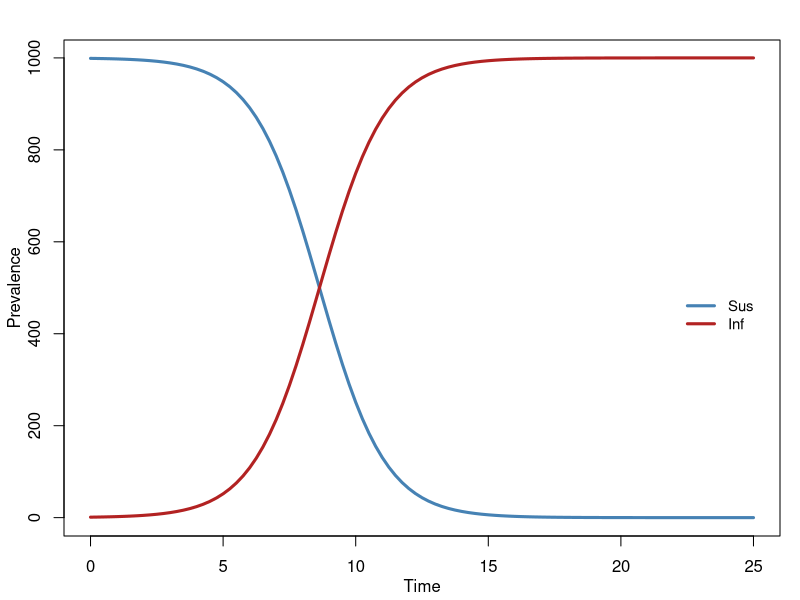
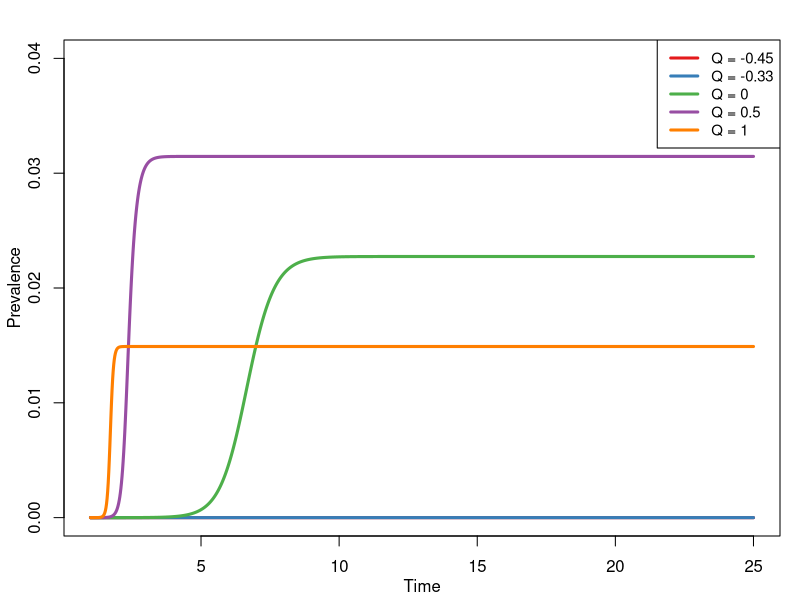
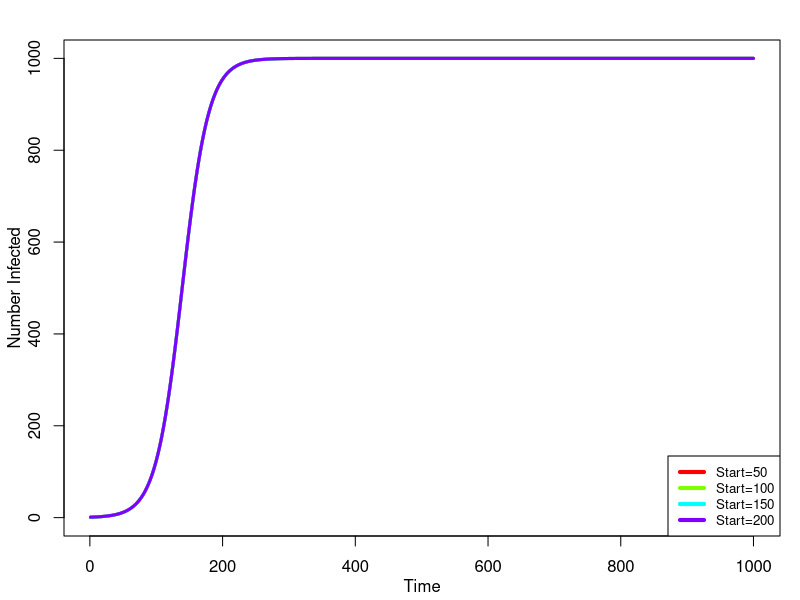
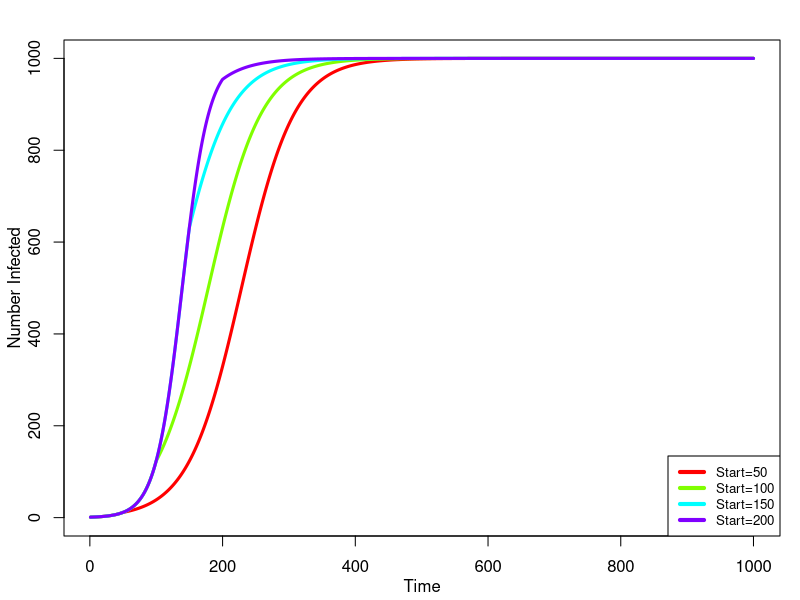
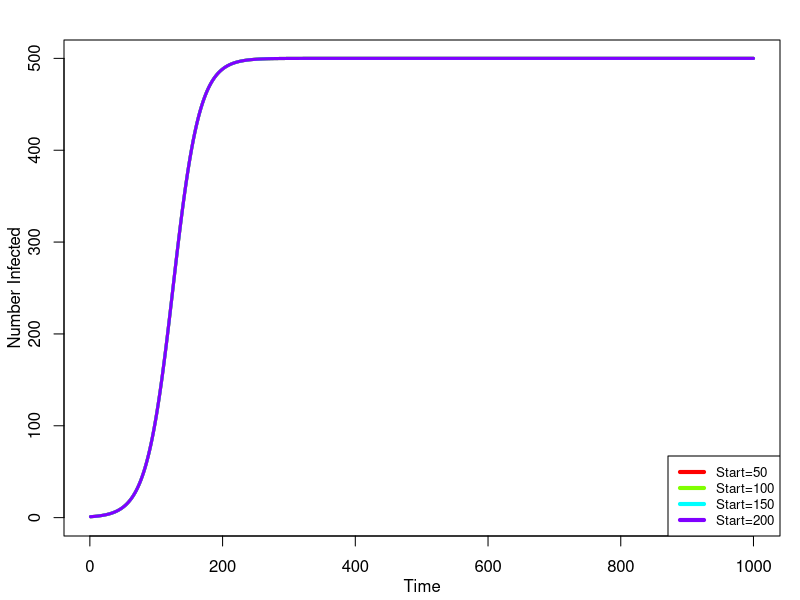
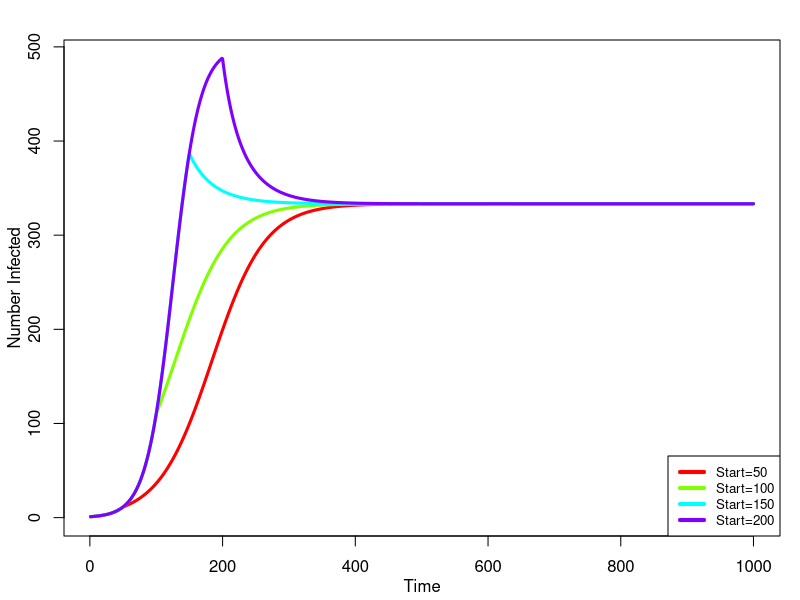

The R script that drew these images, in order:
## ---- chunk 1
library(knitr)
opts_chunk$set(cache=TRUE, comment=NA, tidy=FALSE, fig.width=9.5, fig.height=6)
## ---- chunk 2
library(deSolve)
## ---- chunk 3
SI <- function(t, t0, parms) {
  with(as.list(c(t0, parms)), {    
    
    ## Dynamic Calculations
    N <- S+I
    lambda <- rho*c*I/N
    
    ## Differential Equations
    dS <- -lambda*S
    dI <- lambda*S 
    
    ## Output
    list(c(dS, dI), 
         N = N, 
         lambda = lambda)
  })
}
## ---- chunk 4
params <- c(c = 4,
            rho = 0.2)
t0 <- c(S = 999, 
        I = 1)
dt <- seq(from = 0, 
          to = 25, 
          by = 0.25)
## ---- chunk 5
df <- data.frame(
  ode(y = t0, times = dt, func = SI, parms = params, method = 'rk4')
)
## ---- chunk 6
head(df, 20)
df$I[1:100]
## ---- chunk 7
par(mar=c(3.2,3.2,2,1), mgp=c(2,1,0))
plot(x=df$time, y=df$S, type='l', col='steelblue', lwd=3, xlab='Time', ylab='Prevalence')
lines(x=df$time, y=df$I, col='firebrick', lwd=3)
legend(x=22, y=500, legend=c('Sus', 'Inf'), lty=1, lwd=3, col=c('steelblue', 'firebrick'), cex=0.9, bty='n')
## ---- chunk 8
Qmod <- function(t, t0, parms) {
  with(as.list(c(t0, parms)), {    
    
    ## Dynamic Calculations ##
    
    # Popsize
    N.high <- S.high + I.high
    N.low <- S.low + I.low
    N <- N.high + N.low
    prev <- (I.high+I.low)/N
    
    # Contact rates
    c.high <- (c.mean*N - c.low*N.low)/N.high
    
    # mixing matrix calculations based on Q
    g.hh <- ((c.high*N.high) + (Q*c.low*N.low)) / ((c.high*N.high) + (c.low*N.low))
    g.lh <- 1 - g.hh 
    g.hl <- (1 - g.hh) * ((c.high*N.high) / (c.low*N.low))
    g.ll <- 1 - g.hl
    
    # prob that p is infected
    p.high <- (g.hh*I.high/N.high)+(g.lh*I.low/N.low)
    p.low <- (g.ll*I.low/N.low)+(g.hl*I.high/N.high)
    
    # lambda
    lambda.high <- rho * c.high * p.high
    lambda.low <- rho * c.low * p.low
    
    
    ## Differential Equations ##
    dS.high <- -lambda.high*S.high + nu*I.high
    dI.high <- lambda.high*S.high - nu*I.high
    
    dS.low <- -lambda.low*S.low + nu*I.low
    dI.low <- lambda.low*S.low - nu*I.low
    
    
    ## Output ##
    list(c(dS.high, dI.high,
           dS.low, dI.low), 
           N = N,
           prev = prev)
  })
}
## ---- chunk 9
params <- c(
  c.mean = 2,
  c.low = 1.4,
  rho = 0.75,
  nu = 6
)
p1 <- c(params, Q = -0.45)
p2 <- c(params, Q = -0.33)
p3 <- c(params, Q = 0)
p4 <- c(params, Q = 0.5)
p5 <- c(params, Q = 1)
## ---- chunk 10
N.tot <- 20000000
prop.high <- 0.02
prop.low <- 0.98

t0 <- c(
  S.high = N.tot*prop.high - 1,
  I.high = 1,
  S.low = N.tot*prop.low - 1,
  I.low = 1
)
dt <- seq(1, 25, 0.02)
## ---- chunk 11
df1 <- data.frame(ode(y=t0, times=dt, func=Qmod, parms=p1, method='rk4'))
df2 <- data.frame(ode(y=t0, times=dt, func=Qmod, parms=p2, method='rk4'))
df3 <- data.frame(ode(y=t0, times=dt, func=Qmod, parms=p3, method='rk4'))
df4 <- data.frame(ode(y=t0, times=dt, func=Qmod, parms=p4, method='rk4'))
df5 <- data.frame(ode(y=t0, times=dt, func=Qmod, parms=p5, method='rk4'))
## ---- chunk 12
library(RColorBrewer)
pal <- brewer.pal(5, 'Set1')
par(mar=c(3.2,3.2,2,1), mgp=c(2,1,0))
## ---- chunk 13
plot(df1$time, df1$prev, type='l', ylim=c(0,0.04), col=pal[1], lwd=3, xlab='Time', ylab='Prevalence')
lines(df2$time, df2$prev, col=pal[2], lwd=3)
lines(df3$time, df3$prev, col=pal[3], lwd=3)
lines(df4$time, df4$prev, col=pal[4], lwd=3)
lines(df5$time, df5$prev, col=pal[5], lwd=3)
legend('topright', legend=paste('Q =', c(-0.45, -0.33, 0, 0.5, 1)), lty=1, lwd=3, col=pal, cex=0.9, bg='white')
## ---- chunk 14
## Set a basic SI model
SI <- function(t, t0, parms) {
  with(as.list(c(t0, parms)), {    
    
    ## Dynamic Calculations
    # Population size
    N <- S+I
    
    # Intervention start time: if time > start, 
    #   then multiply lambda by relative hazard
    if (t < start) {
      lambda <- rho*c*I/N
    } else {
      lambda <- (rho*c*I/N) * rel.haz
    }
    
    ## Differential Equations
    dS <- -lambda*S
    dI <- lambda*S 
    
    ## Output
    list(c(dS, dI), 
         N = N, 
         lambda = lambda)
  })
}

## Try it with an SIS model
SIS <- function(t, t0, parms) {
  with(as.list(c(t0, parms)), {    
    
    ## Dynamic Calculations
    
    # Population size
    N <- S+I
    
    # Intervention start time: if time > start, 
    #   then multiply lambda by relative hazard
    if (t < start) {
      lambda <- rho*c*I/N
    } else {
      lambda <- (rho*c*I/N) * rel.haz
    }
    
    ## Differential Equations
    dS <- -lambda*S + nu*I
    dI <- lambda*S - nu*I
    
    ## Output
    list(c(dS, dI), 
         N = N, 
         lambda = lambda)
  })
}

## This function wraps calcuations over a vector of start.times
time.sens <- function(mod, params, t0, dt, start.times, rel.haz) {
  
  # Create an empty matrix for storing results
  out <- matrix(rep(NA, max(dt)*length(start.times)), ncol=length(start.times))
  
  # The base parameters are those fixed for all start times (which varies)
  base.params <- c(params, rel.haz=rel.haz)
  
  # Loop over all start times
  for (i in 1:length(start.times)) {
    temp.params <- c(base.params, start = start.times[i])
    df <- data.frame(ode(y = t0, times = dt, func = mod, parms = temp.params, method = 'rk4'))
    out[,i] <- df$I
  }
  
  # Set up a plot for each of the start times
  pal <- rainbow(length(start.times))
  plot(out[,1], type='n', col=pal[1], lwd=3, ylim=c(0,max(out)),
       xlab='Time', ylab='Number Infected')
  for (i in 1:ncol(out)) {
    lines(x=dt, y=out[,i], col=pal[i], lwd=3)
  }
  legend('bottomright', paste('Start=', start.times, sep=''), 
         lty=1, col=pal, lwd=4, cex=0.8)
  
  # Return the model output to a matrix
  return(out)
}

## SI model tests
params <- c(c = 0.5,
            rho = 0.1)
t0 <- c(S = 999, 
        I = 1)
dt <- 1:1000
start.times <- seq(50, 200, 50)

# Baseline model (intervention has no effect)
out <- time.sens(mod=SI, params, t0, dt, start.times, rel.haz=1)

# Counterfactual models (intervention reduces risk by 50%)
out <- time.sens(mod=SI, params, t0, dt, start.times, rel.haz=0.5)

## SIS model tests
params <- c(c = 0.5,
            rho = 0.2,
            nu = 0.05)
t0 <- c(S = 999, 
        I = 1)
dt <- 1:1000
start.times <- seq(50, 200, 50)

# Baseline model (intervention has no effect)
out <- time.sens(mod=SIS, params, t0, dt, start.times, rel.haz=1)

# Counterfacutal model (intervention reduces risk by 25%)
out <- time.sens(mod=SIS, params, t0, dt, start.times, rel.haz=0.75)
